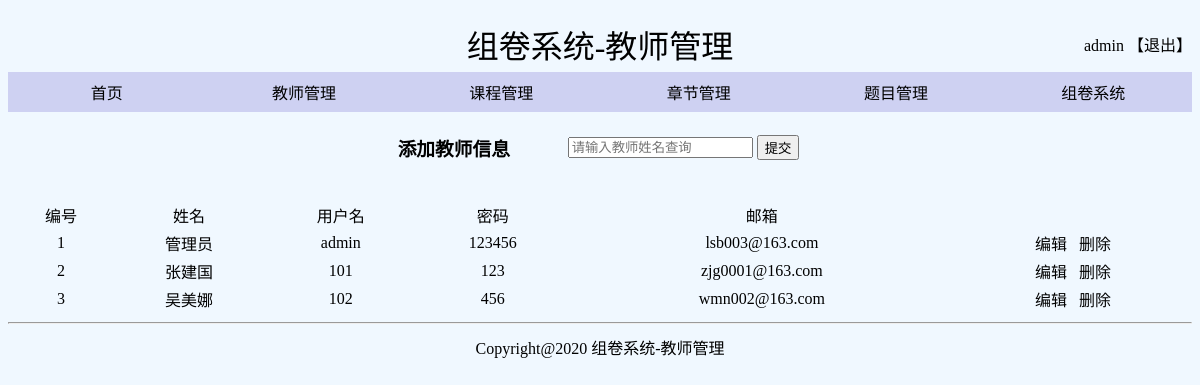
The page /teacher/teachermanage.php (signed in) on the database its author committed.
### tables this page shows
CREATE TABLE IF NOT EXISTS `teacher` (
  `id` int(10) unsigned NOT NULL AUTO_INCREMENT,
  `name` varchar(50) NOT NULL COMMENT '姓名',
  `username` varchar(50) NOT NULL COMMENT '用户名',
  `password` varchar(50) NOT NULL COMMENT '密码',
  `email` varchar(100) DEFAULT NULL COMMENT '邮箱',
  `gmt_create` datetime DEFAULT NULL COMMENT '创建时间',
  `gmt_modified` datetime DEFAULT NULL COMMENT '最后修改时间',
  PRIMARY KEY (`id`),
  UNIQUE KEY `username` (`username`)
);

### teacher/teachermanage.php (the view, shortened to what this page needs)
<?php require_once('../connections/conn.php'); ?>
<?php
mysqli_query($conn,"set names 'utf8'");
$query_teacher="select * from teacher";
$Teacher=mysqli_query($conn,$query_teacher) or die(mysql_error($conn));
$row_teacher=mysqli_fetch_assoc($Teacher);
?>
<!DOCTYPE html PUBLIC "-//W3C//DTD XHTML 1.0 Transitional//EN"
	"http://www.w3.org/TR/xhtml1/DTD/xhtml1-transitional.dtd">
<html xmlns="http://www.w3.org/1999/xhtml">
<head>
</head>
<body bgcolor="#f4f4f4">
    <table width="100%" border="0" align="center" cellspacing="0" cellpadding="0">
        <tr>
            <td></td>
            <p align="center"><td colspan="4" align="center">
                <font face="隶书" size="+3" color="#000000">组卷系统-教师管理</font>
            </td></p>
            <td><div>
            <p align="right"><font>
                <?php
                echo $_SESSION['username'];
                ?>
                <a class="login" href="../logout.php">【退出】</a></font><br/>
                </p>
            </div></td>
        </tr>
       <tr>
            <td width="15%" height="40px" align="center" class="a"><a href="../index.php">首页</a> </td>
            <td width="15%" height="40px" class="a" align="center"><a href="teachermanage.php">教师管理</a></td>
            <td width="15%" height="40px" class="a"align="center"><a href="../course/courselist.php">课程管理</a></td>
            <td width="15%" height="40px" class="a" align="center"><a href="../chapter/chapterlist.php">章节管理</a></td>
            <td width="15%" height="40px" class="a" align="center"><a href="../topic/topicmanage.php">题目管理</a></td>
            <td width="15%" height="40px"  class="a" align="center"> <a href="../paper/paperlist.php">组卷系统</a></td>
        </tr>
		<tr><td><table align="center" border="0"><tr>
			<td width="40%"><a href="addteacher.php?ID=<?php echo $row_teacher['id'] ?>" title="add.php?ID=<?php echo $row_teacher['id'] ?>"><h3>添加教师信息</h3></a></td>
			<td></td>
			<td align="center">
                <form id="forml" name="forml" method="post" action="querysuccess.php">
                	<table width="100%" border="0" align="center">
                        <tr>
                            <td align="left" valign="middle"><input name="Name" type="text" id="Name" placeholder="请输入教师姓名查询"></td>
                            <td colspan="6" align="center" valign="middle" ><input type="submit" name="submit" value="提交" /></td>
                        </tr>
                	</table>
                </form>
            </td>
		</tr></table></td></tr>
		<tr>
			<td height="169" colspan="6" align="center">
				<table width="100%" border="0">
					<tr valign="middle">
						<td align="center">编号</td>
						<td align="center">姓名</td>
						<td align="center">用户名</td>
						<td align="center">密码</td>
						<td align="center">邮箱</td>
					</tr>
					<?php do { ?>
						<tr valign="middle" align="center">
							<td><?php echo $row_teacher['id']; ?></td>
							<td><?php echo $row_teacher['name'] ; ?></td>
							<td><?php echo $row_teacher['username']; ?></td>
							<td><?php echo $row_teacher['password']; ?></td>
							<td><?php echo $row_teacher['email'] ; ?></td>
							<td><a href="editteacher.php?ID=<?php echo $row_teacher['id'] ?>" title="editteacher.php?ID=<?php echo $row_teacher['id'] ?>">编辑</a>&nbsp;&nbsp;
							<a href="delete.php?ID=<?php echo $row_teacher['id'] ?>" title="delete.php?ID=<?php echo $row_teacher['id'] ?>" onclick="{if (confirm('你确定要删除 <?php echo $row_teacher['name']?> 教师吗？') ){return true;}return false;}">删除</a></td>
						</tr>
					<?php }while ($row_teacher=mysqli_fetch_assoc($Teacher)) ;
					?>
				</table>
			</td>
		</tr>
		<tr>
			<td colspan="6">
				<table width="100%" border="0">
					<hr>
					<tr>
                    	<td align="center" valign="middle">Copyright@2020 组卷系统-教师管理</td>
                	</tr>
				</table>
			</td>
		</tr>
	</table>
</body>
</html>

### teacher/teachermanage.php (style rules this page uses)
.a { font-family: 黑体; font-size: 16px; background-color:aliceblue; text-decoration: none; background-color: #ced1f2; }
body { background: aliceblue; text-decoration: none; }
a:link { text-decoration: none; color:#000000; }

### rows shown on the page
teacher: id "1", name "管理员", username "admin", password "123456", email "lsb003@163.com"
teacher: id "2", name "张建国", username "101", password "123", email "zjg0001@163.com"
teacher: id "3", name "吴美娜", username "102", password "456", email "wmn002@163.com"

### other values the page prints
$_SESSION['username'] "admin"
